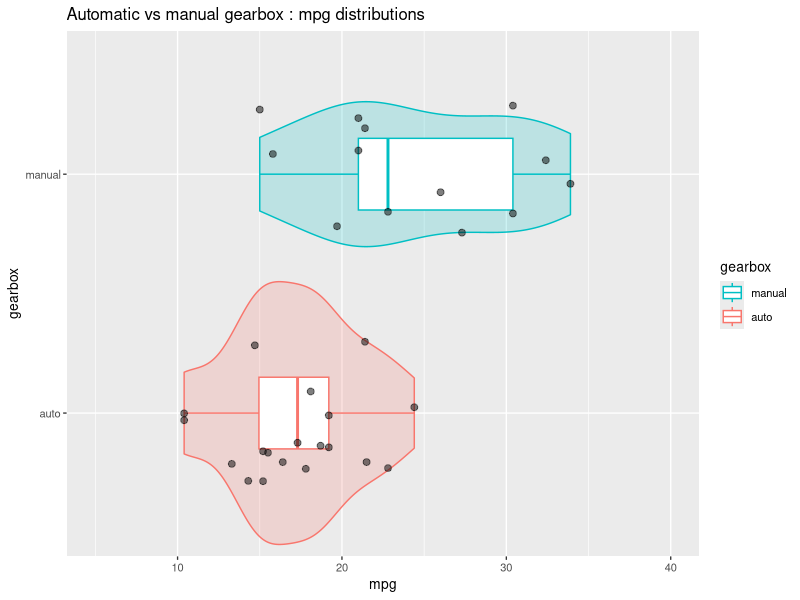
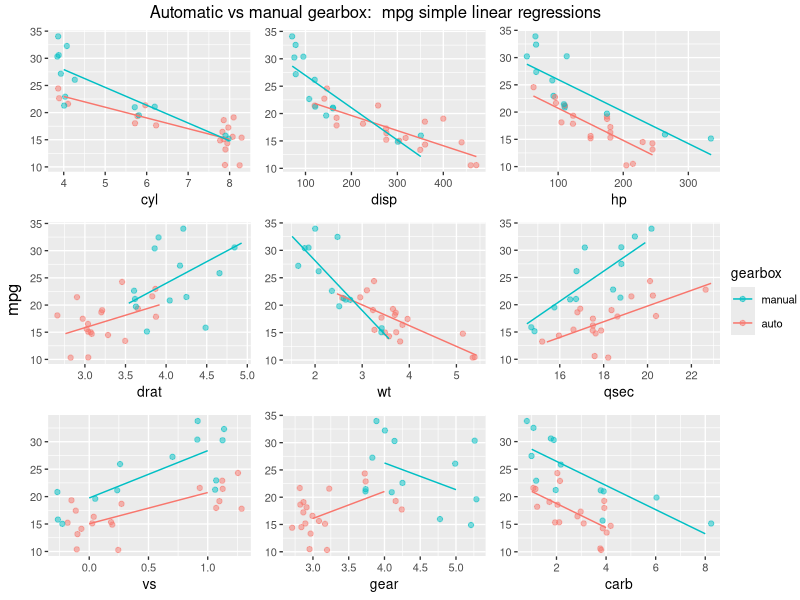
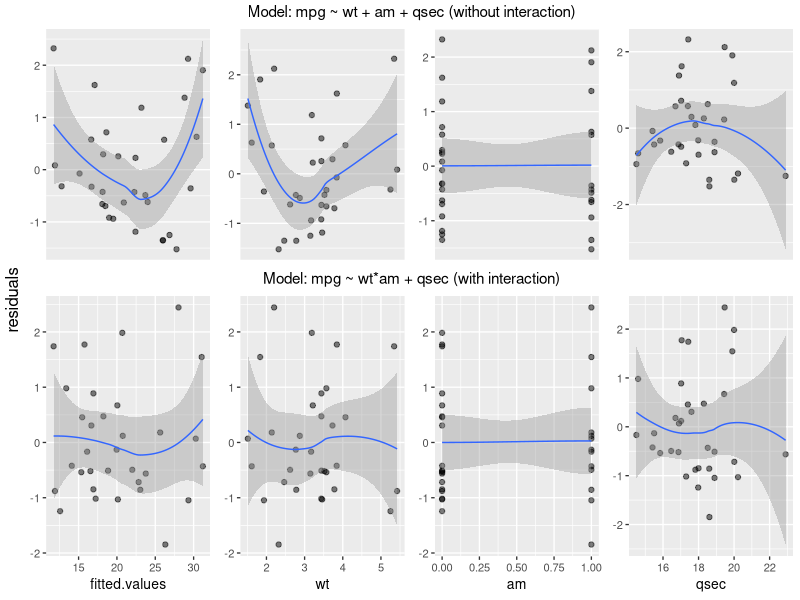
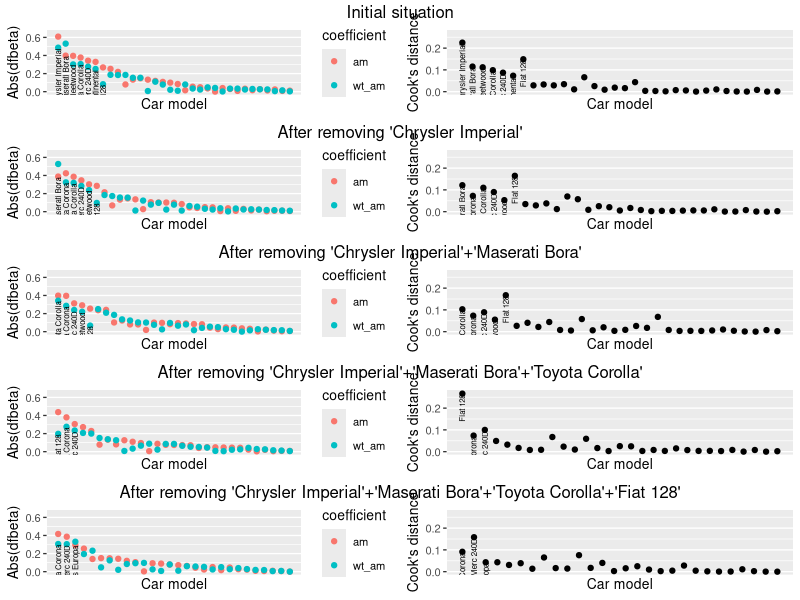
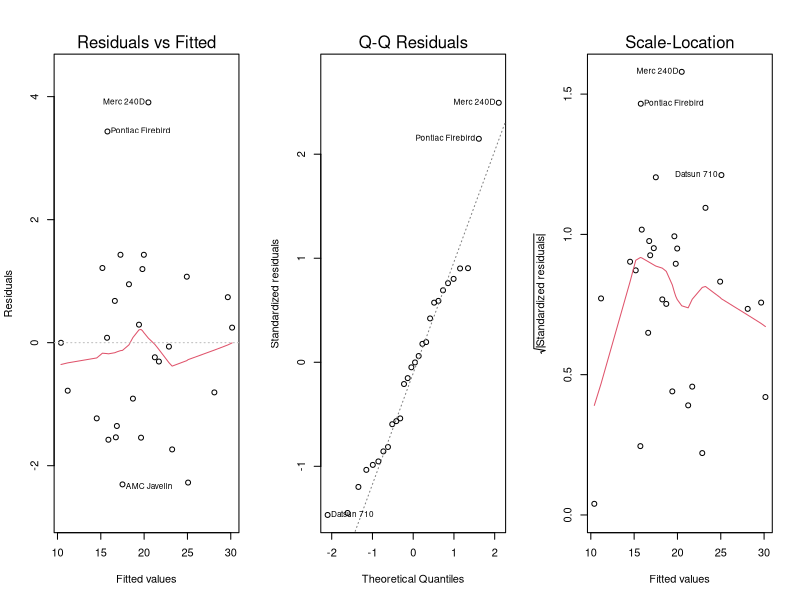
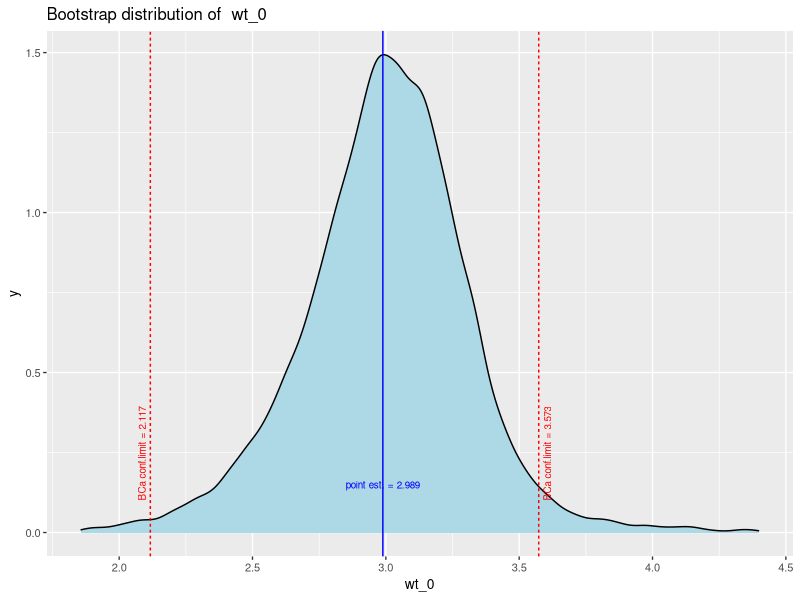

These figures' R source, in order:
## ---- chunk 1
knitr::opts_chunk$set(echo = FALSE)
options(digits = 2, scipen = 7)

#### We begin with the main code. The Report text begins line 832 ####
## ---- chunk 2
vsfigheight <-  2 #2.5
vsfigwidth <-  4
sfigheight <-  3
sfigwidth <-  5
nfigheight <-  4.5 # chk
nfigwidth <-  6 # chk
lfigheight <-  5.5
lfigwidth <-  7
vlfigheight <-  8
vlfigwidth <-  8
knitr::opts_chunk$set(fig.height = nfigheight, fig.width = nfigwidth, fig.pos = "center")
## ---- chunk 3
library(knitr)
library(dplyr)
library(ggplot2)
library(grid)
library(gridExtra)
library(boot)
library(xtable)
## ---- chunk 4
defdevice <- NULL # NULL (print on current device), or 'win' (but anything goes)
defsleep <- 10 # default waiting time in seconds

bootstriter <-  20000 # bootstrap iterations

# alter the ggplot theme a little (size of text)
theme_set(theme_grey(base_size = 10))

## ---- chunk 5
#' vlookup (as in Excel). each column may be described by its rank or its name
#'
vlookup <- function(value, searchtable, searchcol = 1, returncol= 2){
        searchtable[match(value, searchtable[[searchcol]]), returncol]
}


#' reordering factors
#' -------------------------------------------------
# from 'Standard Functions'
orderfact <- function(dataf, nomfact, orderfreq = TRUE, orderdesc = TRUE,
                      ordervar = "c..nt", orderval = NA, orderfun = sum,
                      nlevels = NULL) {
        if (is.null(nlevels)) {
                direction <- ifelse(orderdesc,-1, 1)

                if (orderfreq & ordervar == "c..nt") {
                        dataf$c..nt <- c(1)
                }
                if (is.na(orderval) & ordervar == "c..nt") {
                        dataf$c..nt <- c(1)
                } else if (is.na(orderval) & ordervar != "c..nt") {
                        # ne rien faire ...
                } else {
                        dataf$c..nt <-
                                ifelse(is.na(dataf[[ordervar]]),
                                       0 ,
                                       ifelse(dataf[[ordervar]] == orderval,
                                              1, 0))
                        ordervar <- "c..nt"
                }
                # reordonner le facteur
                if (orderfreq) {
                        xx <- dataf[[nomfact]]
                        xxx <- direction * dataf[[ordervar]]
                        resfact <- reorder(xx, xxx, orderfun, na.rm = TRUE)
                } else {
                        resfact <- dataf[[nomfact]]
                }
        } else {
                resfact <- factor(dataf[[nomfact]], levels = nlevels) 
        }
        # retour
        resfact
}
## ---- chunk 6

#' The data
#' ========

# From help file : data frame with 32 observations on 11 variables.

# [, 1]	 mpg	 Miles/(US) gallon
# [, 2]	 cyl	 Number of cylinders
# [, 3]	 disp	 Displacement (cu.in.)
# [, 4]	 hp	 Gross horsepower
# [, 5]	 drat	 Rear axle ratio
# [, 6]	 wt	 Weight (1000 lbs)
# [, 7]	 qsec	 1/4 mile time
# [, 8]	 vs	 V/S
# [, 9]	 am	 Transmission (0 = automatic, 1 = manual)
# [,10]	 gear	 Number of forward gears
# [,11]	 carb	 Number of carburetors

# comment
# :(http://stackoverflow.com/questions/18617174/r-mtcars-dataset-meaning-of-vs-variable:
# car has a V engine or a Straight engine)

# get the data
data("mtcars")



#' Data exploration
#' ----------------

#' compute means for  am = 0 / 1
means <- mtcars %>%
        group_by(am) %>%
        summarise(meanmpg=mean(mpg))

meanauto <- means[1,"meanmpg"]
meanmanual <- means[2,"meanmpg"]

#' add to data mtcars factor 'gerbox' = factor(am) ,
#' but explicitly (auto / manual)
# preserve rownames
rownames0 <- rownames(mtcars)
# mtcars <- mutate(mtcars, gearbox = factor(ifelse(am == 0, "auto", "manual")))
mtcars <- mutate(mtcars,
                 gearbox =
                         factor(mtcars$am,
                                labels = c("auto", "manual")))
# verification
# levels(mtcars$gearbox)
# restore rwnames
rownames(mtcars) <- rownames0

#' Compare distributions
# violin + box + points (jitter)
gviolin <- ggplot(mtcars, aes(gearbox, mpg, color=gearbox)) +
        geom_violin(mapping=aes(fill=gearbox),
                    width=1.1, show.legend = FALSE, alpha = .2) +
        geom_boxplot(width=.3) +
        geom_jitter(width=.3, height=.0,
                    alpha =.5, size = 2, color="black") +
        scale_y_continuous(limits = c(5, 40)) +
        guides(col = guide_legend(reverse = TRUE))+
        labs(title = "Automatic vs manual gearbox : mpg distributions") +
        coord_flip()

# display graphs, works with ggplot2 and gtable graphs. sends graphs to default
# or windows device (set the default in defdevice)
displaygraph <- function(one.graph,
                         windevice = defdevice,
                         width = nfigwidth,
                         height = nfigheight ) {
        if (is.null(windevice)) {
                grid.newpage()
                grid.draw(one.graph)
        } else {
                windows(width = width, height = height)
                grid.newpage()
                grid.draw(one.graph)
                Sys.sleep(defsleep)
                dev.off()
        }
}

# display
# displaygraph(gviolin)




#' Plotting the effect of every variable on mpg, conmparing automatic and manual transmissions
#' -------------------------------------------------------------------------------------------

# plotting function
plotam <- function(varname, withlegend = FALSE) {
        g <- ggplot(mtcars,
               aes_(x = as.name(varname),
                    y = quote(mpg),
                    color = quote(gearbox))) +
                geom_jitter(width= .3, height = .2, alpha =.5) +
                geom_smooth(data = filter(mtcars, am ==0),
                            method="lm", se= FALSE, size=.5) +
                geom_smooth(data = filter(mtcars, am ==1),
                            method="lm", se= FALSE, size=.5) +
                ylab(NULL) +
                # scale_color_discrete(guide_legend("am")) +
                theme(legend.position = "right")
        if (withlegend) {
                g + guides(col = guide_legend(reverse = TRUE))
        } else {
                g + theme(legend.position = "none")
        }
}

# test
# plotam("wt")
# plotam("wt" , withlegend=TRUE)

# plot all variables except mpg, against am
lpl <- lapply(X = setdiff(colnames(mtcars), c("am", "gearbox", "mpg")),
              plotam)


# put pplots together with a common legend):

# get the legend from any one plot (the plot must have a legend)
# extract legend
# https://github.com/hadley/ggplot2/wiki/Share-a-legend-between-two-ggplot2-graphs
g_legend <- function(a.gplot){
        tmp <- ggplot_gtable(ggplot_build(a.gplot))
        leg <- which(sapply(tmp$grobs, function(x) x$name) == "guide-box")
        legend <- tmp$grobs[[leg]]
        return(legend)}

mylegend <- g_legend(plotam("wt", withlegend = TRUE))


# draw the plot
# windows(width = 10, height = 6)
title2 <- textGrob("Automatic vs manual gearbox:  mpg simple linear regressions") #,
                   #gp = gpar(fontface="bold"))

gg <- arrangeGrob(grobs = lpl,
                  ncol = 3,
                  top = title2,
                  left = "mpg")

slrg <- arrangeGrob(gg,
                   mylegend, nrow=1, widths=c(10, 1))

# to display
# displaygraph(slrg)
## ---- chunk 7

#' model selection
#' ===============

#' backwards elimination (without interaction)
#' -------------------------------------------
# start


# testing function, not-really-so-great
nextstep <- function(fit) {
        sf <-  summary(fit)
        sfc <- summary(fit)$coef[-1,]
        rnames <- dimnames(sfc)[[1]]
        ix <- match(max(sfc[,4] ), sfc[,4] )
        # formula
        fitfla <- formula(fit)
        cfla <- as.character(fitfla)
        cfla <- paste(cfla[2], cfla[1], cfla[3])
        # result
        if (sfc[ix,4] > 0.05) {
                data.frame(nonsignif.var = rnames[ix],
                           p.value =  round(sfc[ix, 4], 3),
                           sigma = sf$sigma,
                           Rsquared =  sf$r.squared,
                           Adj.Rsquared = sf$adj.r.squared)
        } else {
                data.frame(nonsignif.var = "all significant",
                           formula = cfla,
                           sigma = sf$sigma,
                           Rsquared =  sf$r.squared,
                           Adj.Rsquared = sf$adj.r.squared)
        }
}


# initialize the removel process and create functions
initrem <- function() {
        i <- 1
        elim <- character(0)
        step = NULL
        list(remvar = function() {
                step <<- nextstep(fit)
                elim[i] <<- paste0(step$nonsignif.var,
                                  " (p.value:",
                                  round(step$p.value, 2) , ")" )
                i <<- i + 1
                step },
             whatstep = function() {step},
             stephist = function() {elim}
        )
}

temp <- initrem()
remvar <- temp[["remvar"]]
whatstep <- temp[["whatstep"]]
stephist <- temp[["stephist"]]

# remove var function
# remvar <- function() {
#         step <<- nextstep(fit)
#         elim[i] <<- paste(step$nonsignif.var, "(p.value =", round(step$p.value, 2) , ")" )
#         i <<- i + 1
# }




# first iteration
fit <- lm(mpg ~ carb + hp + disp + cyl + wt + gear + am + drat + vs + qsec, mtcars)
# show essentials
summary(fit)
remvar( )
stephist()


# 2 removing cyl
fit <- lm(mpg ~ carb + hp + disp + wt + gear + am + drat + vs + qsec, mtcars)
# show essentials
summary(fit)
remvar( )
stephist()


# removing vs
fit <- lm(mpg ~ carb + hp + disp + wt + gear + am + drat + qsec, mtcars)
# show essentials
summary(fit)
remvar( )
stephist()


# removing carb
fit <- lm(mpg ~ hp + disp + wt + gear + am + drat + qsec, mtcars)
# show essentials
summary(fit)
remvar( )
stephist()


# removing gear
fit <- lm(mpg ~ hp + disp + wt + am + drat + qsec, mtcars)
# show essentials
summary(fit)
remvar( )
stephist()


# removing drat
# show essentials
summary(fit)
remvar( )
stephist()


# removing disp
fit <- lm(mpg ~ hp + wt + am + qsec, mtcars)
# show essentials
summary(fit)
remvar( )
stephist()

# removing hp final step
fit <- lm(mpg ~ wt + am + qsec, mtcars)
# show essentials
sf1 <- summary(fit)
try(remvar( ))
sh <- stephist() # store removal history


# values to retain and display

# test list of removals (char)
remlist <- paste(sh, collapse = ", ")

firstformula <- as.character(formula(fit))
firstformula <- paste(firstformula[2], firstformula[1], firstformula[3])
# use sf1$adj.r.squared for the text
## ---- chunk 8
#' mpg ~ wt + am + qsec diagnostics
#' --------------------------------

# residuals plots

# Store residuals and fitted values
mtcars1 <- mutate(mtcars, resid1 = rstudent(fit),
                  fitted.values = fitted.values(fit))
rownames(mtcars1) <- rownames0

# residuals plots
# ---------------
# variables in the final model
vnames <- c("fitted.values", "wt", "am", "qsec")


resvarplot <- function(varname) {
        ggplot(mtcars1, aes_(as.name(varname) , quote(resid1))) +
                geom_point(alpha = .5) +
                geom_smooth(size = .5, linetype = 1, span = 1) +
                scale_y_continuous(name = NULL) +
                scale_x_continuous(name = NULL, breaks=NULL)
}

# test
# resvarplot(varname = "wt")
# compute aull residuals plots
lpres1 <- lapply(vnames, FUN=resvarplot)

# title
title <- textGrob("Model: mpg ~ wt + am + qsec (without interaction)", gp=gpar(fontsize=11))


gr1 <- arrangeGrob(grobs = lpres1,
          #ncols=3
          layout_matrix = matrix(c(1,2,3,4), nrow=1),
          # left = "residuals",
          top = title
          )

# to display
# displaygraph(gr1)
## ---- chunk 9
#' Adding interaction am:wt
#' ------------------------

fit2 <- lm(mpg ~ wt + am*wt + qsec, mtcars)
swi <- summary(fit2)
# swi

# Store residuals and fitted values
mtcars2 <- mutate(mtcars, resid1 = rstudent(fit2),
                  fitted.values = fitted.values(fit2))
rownames(mtcars2) <- rownames0


# residuals plots
# ---------------
# variables in the final model
vnames <- c("fitted.values", "wt", "am", "qsec")

resvarplot2 <- function(varname) {
        ggplot(mtcars2, aes_(as.name(varname) , quote(resid1))) +
                geom_point(alpha = .5) +
                geom_smooth(size = .5, linetype = 1, span = 1) +
                scale_y_continuous(name = NULL)
}

lpres2 <- lapply(vnames, FUN=resvarplot2)

title <- textGrob("Model: mpg ~ wt*am + qsec (with interaction)", gp=gpar(fontsize=11))

gr2 <- arrangeGrob(grobs = lpres2,
                  #ncols=3
                  layout_matrix = matrix(c(1,2,3,4), nrow=1),
                  # left = "residuals",
                  top = title
)



# combine residual plots in one grob
grall <- arrangeGrob(grobs=list(gr1,gr2), ncol = 1, left = "residuals", heights = c(4, 5))

# displaygraph(grall)


#' Try Adding interaction am:qsec + anova test ==> no
#' --------------------------------------------------

fit3 <- lm(mpg ~ wt + am*wt + qsec + am*qsec, mtcars)
s <- summary(fit3)
s

an <- anova(fit, fit2, fit3)
an


# Analysis of Variance Table
#
# Model 1: mpg ~ wt + am + qsec
# Model 2: mpg ~ wt + am * wt + qsec
# Model 3: mpg ~ wt + am * wt + qsec + am * qsec
# Res.Df    RSS Df Sum of Sq       F   Pr(>F)
# 1     28 169.29
# 2     27 117.28  1    52.010 11.6099 0.002145 **
# 3     26 116.47  1     0.802  0.1791 0.675630
# ---
#  Signif. codes:  0 ‘***’ 0.001 ‘**’ 0.01 ‘*’ 0.05 ‘.’ 0.1 ‘ ’ 1

# p-values
anpv <- an$`Pr(>F)`

#  NA 0.002144762 0.675630240

# get individual p-values
# anpv[2]
# anpv[3]

## ---- chunk 10

mtcars2$model <- rownames(mtcars) #reestablish row names


# step A
# -----

# fit the model
fit2A <- lm(mpg ~ wt + am*wt + qsec, mtcars2)
s <- summary(fit2A)
sc <- data.frame(s$coefficients)
sc$coeff <- rownames(sc)



influencegraph <- function(fitmodel, labsize = 2, labnumber = 5,
                           ylim1 = c(NA, NA), ylim2 = c(NA, NA),
                           title = "Cook's distance and |dfbetas|") {
        dfb <- dfbetas(fitmodel)
        # important dfbetas
        idfb <- dfb[ , c("am", "wt:am")]
        idfb <- as.data.frame(idfb)
        idfb$model <- rownames(idfb)
        idfb$cook <- cooks.distance(fitmodel)
        colnames(idfb) <- c("am","wt_am", "model", "cook" )

        idfb <- idfb %>%
                mutate(absam = abs(am),
                       abswtam =abs(wt_am),
                       maxeff=ifelse (absam > abswtam, absam, abswtam),
                       mineff=ifelse (absam > abswtam, abswtam, absam)) %>%
                arrange(desc(maxeff))

        idfb$model <- orderfact(dataf = idfb, nomfact = "model", ordervar = "maxeff")
        idfb$labels <- rep("", nrow(idfb))
        for (i in 1:labnumber) {idfb$labels[i] <- as.character(idfb$model[i])}
        # idfb$ylab <- idfb$mineff

        gdfb <- ggplot(idfb, aes(as.numeric(model))) +
                geom_point(aes(y = absam, color= "am")) +
                geom_point(aes(y = abswtam, color= "wt_am")) +
                scale_color_discrete("coefficient") +
                labs(x="Car model", y = "Abs(dfbeta)") +
                scale_y_continuous(limits = ylim1) +
                scale_x_continuous(breaks = NULL) +
                # theme(axis.text.x = element_text(angle=90, hjust = .5, vjust = .5)) +
                geom_text(aes(y = mineff, label=labels),
                          size = labsize, angle=90, hjust = 1, vjust = .5, nudge_y=-.01)

        gcd <- ggplot(idfb, aes(as.numeric(model), cook)) +
                geom_point() +
                scale_y_continuous(limits = ylim2) +
                scale_x_continuous(breaks = NULL) +
                labs(x="Car model", y = "Cook's distance") +
                geom_text(aes(y = cook, label=labels),
                          size = labsize, angle=90, hjust = 1, vjust = .5, nudge_y=-.005)
        grtitle <- textGrob(title)

        # return combined graph
        arrangeGrob(grobs =list(gdfb,gcd), layout_matrix=matrix(c(1,2), nrow = 1), top = grtitle)
}

cbA <- influencegraph(fit2A, labnumber = 7, ylim1 = c(0,.65), ylim2 = c(0,.27), title = "Initial situation")
# displaygraph(cbA)

# initialize removal vector
pointremovals <- character(0)


# Step B: Removing Chrysler Imperial
# ---------------------------------

mtcars2B <- filter(mtcars2, model != "Chrysler Imperial")
rownames(mtcars2B) <- mtcars2B$model

# fit2B <- lm(mpg ~ am*wt + qsec, mtcars2B)
# s <- summary(fit2B)
# s
fit2B <- lm(mpg ~ wt + am*wt + qsec, mtcars2B)
s <- summary(fit2B)
sc <- data.frame(s$coefficients)
sc$coeff <- rownames(sc)



# check Cook's D + dfbetas
cbB <- influencegraph(fit2B, labnumber = 6, ylim1 = c(0,.65), ylim2 = c(0,.27),
                      title = "After removing 'Chrysler Imperial'")
# displaygraph(cbB)


# register removal
pointremovals <- c(pointremovals, "Chrysler Imperial")


# Step C: Removing  Maserati Bora,
# -------------------------------

mtcars2C <- filter(mtcars2B, model != "Chrysler Imperial", model != "Maserati Bora" )
rownames(mtcars2C) <- mtcars2C$model

fit2C <- lm(mpg ~ wt + am*wt + qsec, mtcars2C)
s <- summary(fit2B)
sc <- data.frame(s$coefficients)
sc$coeff <- rownames(sc)

# register removal
pointremovals <- c(pointremovals, "Maserati Bora")


cbC <- influencegraph(fit2C, labnumber = 5, ylim1 = c(0,.65), ylim2 = c(0,.27),
                      title = "After removing 'Chrysler Imperial'+'Maserati Bora'")
# displaygraph(cbC)



# Step D: Removing  "Toyota Corolla",
# -------------------------------

mtcars2D <- filter(mtcars2C, model != "Toyota Corolla")
rownames(mtcars2D) <- mtcars2D$model

fit2D <- lm(mpg ~ wt + am*wt + qsec, mtcars2D)
s <- summary(fit2D)
sc <- data.frame(s$coefficients)
sc$coeff <- rownames(sc)


# register removal
pointremovals <- c(pointremovals, "Toyota Corolla")


cbD <- influencegraph(fit2D, labnumber = 3, ylim1 = c(0,.65), ylim2 = c(0,.27),
                      title = "After removing 'Chrysler Imperial'+'Maserati Bora'+'Toyota Corolla'")
# displaygraph(cbD)



# Step E: Removing  "Fiat 128",
# -----------------------------

mtcars2E <- filter(mtcars2D, model != "Fiat 128")
rownames(mtcars2E) <- mtcars2E$model
fit2E <- lm(mpg ~ wt + am*wt + qsec, mtcars2E)
s <- summary(fit2E)
sc <- data.frame(s$coefficients)
colnames(sc) <- c("Estimate", "Std.Error", "t-value", "Pr(>|t|)")


# register removal
pointremovals <- c(pointremovals, "Fiat 128")

cbE <- influencegraph(fit2E, labnumber = 3, ylim1 = c(0,.65), ylim2 = c(0,.27),
                      title = "After removing 'Chrysler Imperial'+'Maserati Bora'+'Toyota Corolla'+'Fiat 128'" )
# displaygraph(cbE)



#try putting these graphs together

# displaygraph(grid.arrange(grobs=list(cbA, cbB, cbC),  ncol = 1))
# displaygraph(grid.arrange(grobs=list(cbD, cbE),  ncol = 1))

allremgraph <- arrangeGrob(grobs=list(cbA, cbB, cbC, cbD, cbE),  ncol = 1)
allremovals <- paste(pointremovals, collapse = ", ")

# Diagnostics again (checking basic assumptions)
# ==> displayed later
# pr <- par("mfrow")
# par(mfrow=c(1,3))
# for (i in 1:3) {plot(fit2E, which = i)}
# par(mfrow=pr)

# ==> normality assumption believable,
# uncorrelated residuals, homoscedasticity

## ---- chunk 11
swiar <- summary(fit2E)
sfc <- swiar$coefficients


# Point estimation
# neutral weight

nwt <- - (sfc[3,1] / sfc[5,1])
deltaslope <- sfc[5,1]



# ==> for small wt, manual is better, for high wt auto is better.
# balance point, w = 3(thousands of lb)
# The manufactureres might share a similar view, as the overlap zone goes from circa

mta <- filter(mtcars, am==0)
mtm <- filter(mtcars, am==1)
min(mta$wt) # 2.465
max(mtm$wt) # 3.57

## ---- chunk 12


# confidence interval for the slope coeff(wt:am)

Int <- confint(fit2E, "wt:am")[1, ]
#Int <- sc[5,1] + c(-1,1) * qt(df = nrow(mtcars2E) - 4, p = .975) * sc[5,2] # strangely different??
# interval notation
Intslope <- paste0("[", format( Int[1] ,digits =3), " ; ", format( Int[2] ,digits =3), "]")
negIntslope <- paste0("[", format( -Int[1] ,digits =3), " ; ", format( -Int[2] ,digits =3), "]")





#'
#' Bootstrapping (with package 'boot' and custom plotting function)
#' ----------------------------------------------------------------
#'

# options(digits = 5)
# function to obtain stat = wt_0
bs <- function(formula, data, indices) {
        d <- data[indices,] # allows boot to select sample
        fit <- lm(formula, data=d)
        cf <- coef(fit)
        ret <-  - cf["am"] / cf["wt:am"] # should we correct bias ???
        names(ret) <- "wt_0" # useful ?
        return(ret)
}

# initial results (on the original sample)
orig <- bs(formula = mpg ~  qsec + wt*am, data=mtcars2E, indices= 1:nrow(mtcars2E))


# bootstrapping
set.seed(20)
results <- boot(data=mtcars2E, statistic=bs,
                R = bootstriter, formula = mpg ~ qsec + wt*am)

boot.ci(results, type = "bca")




# customized plotting function
ggplotboot <- function(boot.out, index, cnames, title, trim = 0.015, conflevel = .95, digits = 3) {
        if (missing(cnames)) {cnames= paste0(rep("c", ncol(boot.out$t)),
                                            as.character(1:ncol(boot.out$t)))}
        if (missing(title)){title <- paste("Bootstrap distribution of ", cnames[index]) }

        #prepare data
        dfres <- as.data.frame(boot.out$t) # bootstrap dataframe of results
        colnames(dfres) <- cnames
        origres <- boot.out$t0 # original result
        names(origres) <- cnames

        lim <- quantile(dfres[[index]], probs = c(trim, 1 - trim), na.rm = TRUE)
        varname <- cnames[index]
        cfint <- boot.ci(results, type="bca", index= index, conf = conflevel)
        # confidence limits
        cflim <- cfint$bca[4:5]
        # data for vertical lines
        vlines <- data.frame(x = c(cflim[1],  origres[[index]], c(cflim[2])),
                             lt = factor(c(2,1,2)) )
        # data for text annots
        clabs <- data.frame(lab = paste( c("BCa conf.limit =" , "point est. =", "BCa conf.limit ="),
                                         round(vlines[["x"]], digits)),
                            x = vlines[["x"]],
                            y = c(.1, .15 , .1),
                            angl = c(90,0,90),
                            hjust= c(0,.5,0),
                            col = vlines[["lt"]],
                            nudge_x = c(-(lim[2] - lim[1]) / 80, 0, (lim[2] - lim[1]) / 80))


        ggplot(dfres, aes_(as.name(varname))) +
                geom_density(fill = "lightblue") +
                geom_vline(data=vlines, aes(xintercept=x, linetype = lt, color = lt)) +
                geom_text(data = clabs, aes(x + nudge_x, y, label= lab, angle = angl,
                                            hjust = hjust,  color = col), size = 2.5) +
                scale_x_continuous(limits = lim) +
                scale_color_manual(limits = c(1,2), breaks = c(1,2),
                                   values = c("blue", "red")) +
                labs(title = title) +
                theme(legend.position = "none")

}





# confidence interval
bcaint <- boot.ci(results, type = "bca")
bcaint <- bcaint$bca[4:5]

# interval notation
Intw0 <- paste0("[", format( bcaint[1] ,digits =3), " ; ", format( bcaint[2] ,digits =3), "]")

## ---- chunk 13
options(xtable.comment = FALSE)
xtable(sc, label = NULL, caption = NULL, digits = 3)
## ---- chunk 14
displaygraph(gviolin)
## ---- chunk 15
displaygraph(slrg)
## ---- chunk 16
displaygraph(grall)
## ---- chunk 17
displaygraph(allremgraph)
## ---- chunk 18
pr <- par("mfrow")
par(mfrow=c(1,3))
for (i in 1:3) {plot(fit2E, which = i)}
par(mfrow=pr)
## ---- chunk 19
ggplotboot(results, index=1, trim=0.01, cnames =c("wt_0"))
